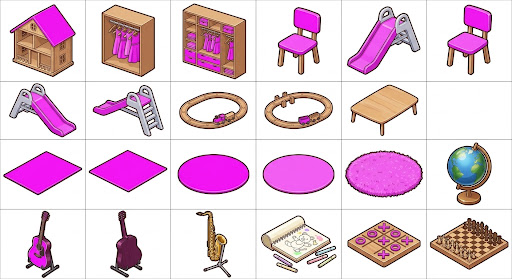
#> input picture art/sheet-a-rugs-furniture.png, 512 x 279 px
$ python sheetcut.py
#> lines starting #> are read from the running program, lines starting #| are printed output that depends on the picture; after the words box and inside, x2 and y2 are one past the last pixel; in counts of white or black regions, pixels touching at a corner belong together
import os, numpy as np, json
ROOT=os.path.join(os.path.dirname(os.path.abspath(__file__)),'..')+os.sep
from PIL import Image, ImageFilter
from scipy import ndimage as nd
A=Image.open(ROOT+'art/sheet-a-rugs-furniture.png').convert('RGB')
#> A is the input picture: PIL image 512x279 RGB; mean R, G, B 229.8, 201.8, 219.3
B=Image.open(ROOT+'art/sheet-b-toys.jpg').convert('RGB')
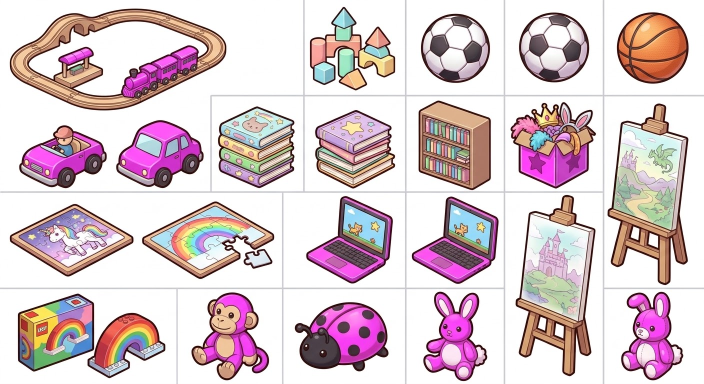
#> input picture art/sheet-b-toys.jpg, 1408 x 768 px (shown at 1/2 size)
#> B is the input picture: PIL image 1408x768 RGB; mean R, G, B 218.1, 199.9, 205.3
cw,ch=512/6,279/4
def boxA(r,c): return (round(c*cw)+1,round(r*ch)+1,round((c+1)*cw)-1,round((r+1)*ch)-1)
ITEMS=[ # id, sheet, box
('dollhouse','A',boxA(0,0)),('wardrobe','A',boxA(0,1)),('wardrobe2','A',boxA(0,2)),('chair','A',boxA(0,3)),('slide','A',boxA(0,4)),('chair2','A',boxA(0,5)),
('slide2','A',boxA(1,0)),('slide3','A',boxA(1,1)),('track','A',boxA(1,2)),('track2','A',boxA(1,3)),('table','A',boxA(1,4)),
('rug_sq','A',boxA(2,0)),('rug_sq2','A',boxA(2,1)),('rug_rd','A',boxA(2,2)),('rug_rd2','A',boxA(2,3)),('rug_fluffy','A',boxA(2,4)),('globe','A',boxA(2,5)),
('guitar','A',boxA(3,0)),('guitar2','A',boxA(3,1)),('sax','A',boxA(3,2)),('mat','A',boxA(3,3)),('tictac','A',boxA(3,4)),('chess','A',boxA(3,5)),
('trainset','B',(10,10,460,225)),('blocks','B',(612,10,800,185)),('soccer','B',(818,15,1002,175)),('soccer2','B',(1018,15,1202,175)),('basketball','B',(1215,15,1400,175)),
('car','B',(30,240,215,380)),('car2','B',(225,235,410,380)),('books','B',(430,205,595,380)),('books2','B',(620,215,795,380)),('bookshelf','B',(825,195,1000,385)),('dressbox','B',(1012,200,1200,385)),
('easel','B',(1212,200,1400,575)),('puzzle','B',(10,400,280,560)),('puzzle2','B',(282,400,555,565)),('laptop','B',(595,390,805,570)),('laptop2','B',(817,390,1005,570)),
('easel2','B',(1017,390,1200,750)),('lego','B',(25,580,350,750)),('monkey','B',(370,580,560,765)),('ladybug','B',(580,580,800,730)),('bunny','B',(817,580,1000,765)),('bunny2','B',(1217,580,1400,765))]
HOLLOW={'track','track2','trainset'}   # their enclosed white is the floor seen through the loop
def cut(im,box,hollow=False,thr=0.015):
    sub=np.array(im.crop(box)).astype(float)
    mn=sub.min(2); gray=(np.abs(sub[...,0]-sub[...,1])<7)&(np.abs(sub[...,1]-sub[...,2])<7)&(mn>165)
    white=(mn>226)|gray
    lab,k=nd.label(white)
    edge=set(np.unique(np.concatenate([lab[0],lab[-1],lab[:,0],lab[:,-1]])))-{0}
    bg=np.isin(lab,list(edge)) if not hollow else white; fg=~bg
    fg=nd.binary_opening(fg,iterations=1)
    l2,k2=nd.label(fg)
    if k2>1:
        sz=nd.sum(fg,l2,range(1,k2+1)); keep=[j+1 for j,s in enumerate(sz) if s>thr*sz.max()]; fg=np.isin(l2,keep)
    if not hollow: fg=nd.binary_fill_holes(fg)
    a=np.clip(nd.gaussian_filter(fg.astype(float),0.7)*1.6-0.3,0,1)
    out=np.dstack([sub,a*255]).astype('uint8'); ys,xs=np.where(a>0.1)
    return Image.fromarray(out[ys.min():ys.max()+1,xs.min():xs.max()+1])
def cut_soft(im,box,up=4,inset=3):
    """Low-resolution art on white: upscale first, then take the alpha from how far each pixel is from white and
    un-mix the white from the edge colours, so there are no grey grid-line halos or dotted fringes (used for the small train tracks)."""
    b=(box[0]+inset,box[1]+inset,box[2]-inset,box[3]-inset)
    sub=im.crop(b); sub=sub.resize((sub.width*up,sub.height*up),Image.LANCZOS)
    c=np.array(sub).astype(float); mn=c.min(2)
    a=np.clip((246-mn)/60,0,1)
    a=nd.binary_opening(a>0.5,iterations=2)*a          # specks of the grid lines go
    l,k=nd.label(a>0)
    if k>1:
        sz=nd.sum(a>0,l,range(1,k+1)); a=a*np.isin(l,[j+1 for j,s in enumerate(sz) if s>0.1*sz.max()])
    a=np.clip(nd.gaussian_filter(a,0.8)*1.15,0,1)
    fg=np.clip((c-255*(1-a[...,None]))/np.maximum(a[...,None],.05),0,255)
    fg=np.array(Image.fromarray(fg.astype('uint8')).filter(ImageFilter.UnsharpMask(radius=2,percent=60,threshold=2))).astype(float)
    out=np.dstack([fg,a*255]).astype('uint8'); ys,xs=np.where(a>0.1)
    return Image.fromarray(out[ys.min():ys.max()+1,xs.min():xs.max()+1])
if __name__=='__main__':
    os.makedirs('/tmp/it2',exist_ok=True)
    M=Image.new('RGBA',(1500,1300),(235,225,215,255))
    for i,(n,s,b) in enumerate(ITEMS):
        t=cut(A if s=='A' else B,b,n in HOLLOW,0.25 if s=='A' else 0.015); t.save(f'/tmp/it2/{n}.png'); print(n,t.size)
        v=t.copy(); v.thumbnail((140,110)); r,c=divmod(i,10); M.alpha_composite(v,(c*150,r*130))
#> this loop made 45 passes
#> (k in cut, k2 in cut) on passes 1, 2, 3, 4, 5, 6, 12, 13, 14, 15, 16, 17: (1, 1), (2, 1), (1, 1), (2, 1), (26, 1), (2, 1), (1, 1), (1, 1), (1, 1), (1, 1), (1, 1), (2, 1)
#> (k in cut, k2 in cut, sz in cut, keep in cut) on passes 7, 8, 9, 10, 11, 21: (20, 2, [79, 1574], [2]), (40, 2, [80, 1505], [2]), (2, 2, [166, 1228], [2]), (2, 2, [20, 1302], [2]), (1, 2, [26, 1738], [2]), (34, 2, [2163, 192], [1])
#| dollhouse (67, 65)
#| wardrobe (54, 65)
#| wardrobe2 (64, 66)
#| chair (44, 62)
#| slide (74, 63)
#| chair2 (45, 65)
#| slide2 (68, 55)
#| slide3 (72, 52)
#> (further printed lines are left out)
#> pass 1, in cut, `sub=np.array(im.crop(box)).astype(float)`:
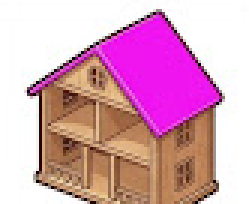
#> sub: shape (68, 83, 3) float64 (shown 3 times larger); mean R, G, B 216.5, 163.4, 185.9
#> pass 1, in cut, `mn = sub.min(2)`:
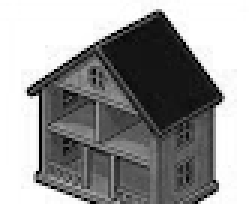
#> mn: shape (68, 83) float64 (shown 3 times larger); min 0, max 255, mean 150.9
#> pass 1, in cut, `gray = (np.abs(sub[..., 0] - sub[..., 1]) < 7) & (np.abs(sub[..., 1] -`:
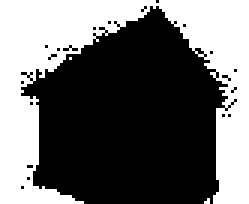
#> gray: shape (68, 83) bool (shown 3 times larger); 42% white; 3 white regions (2 under 20 px), largest, box (x1, y1, x2, y2) and area: (0, 0, 83, 68) 2364
#> after the loop:
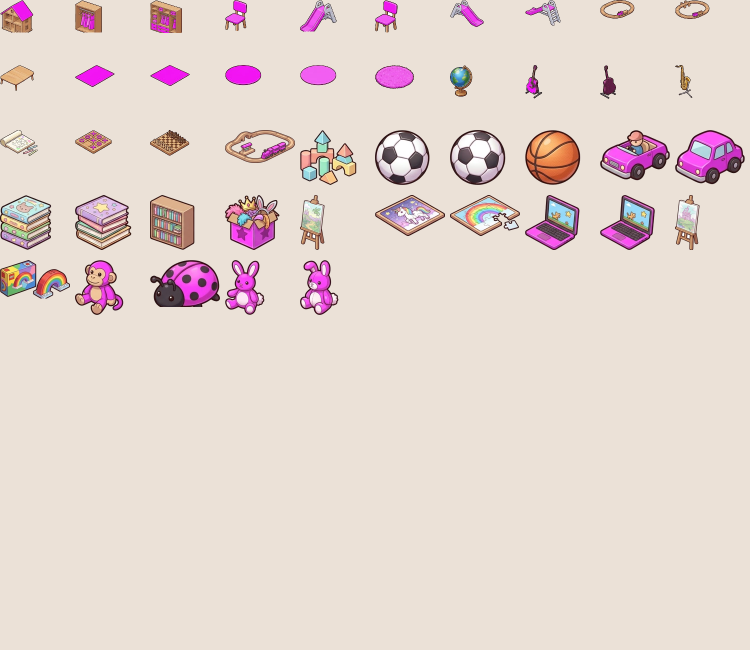
#> M: PIL image 1500x1300 RGBA (shown at 1/2 size); mean R, G, B, A 228.5, 213.6, 207.7, 255
#> after the loop:
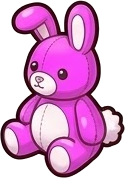
#> t: PIL image 125x178 RGBA; mean R, G, B, A 215.9, 157.7, 205.7, 159.6; transparent parts drawn white
#> after the loop:
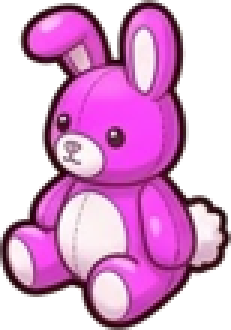
#> v: PIL image 77x110 RGBA (shown 3 times larger); mean R, G, B, A 127.1, 68.9, 117, 159.7; transparent parts drawn white
    M.save('/tmp/it2/prev.png')
